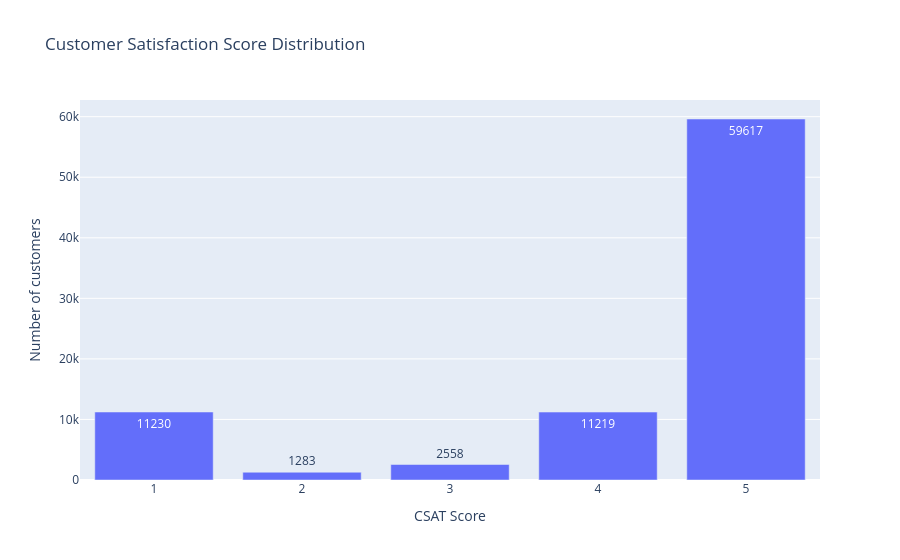

Notebook code cell kept with this figure:
### Markdown cell above
## Cell 7 — CSAT score distribution
This chart shows the number of records for each original CSAT score.

### Code cell
csat_counts = df["CSAT Score"].value_counts().sort_index().reset_index()
csat_counts.columns = ["CSAT Score", "Customers"]

fig = px.bar(
    csat_counts, x="CSAT Score", y="Customers",
    title="Customer Satisfaction Score Distribution",
    text="Customers"
)
fig.update_layout(xaxis_title="CSAT Score", yaxis_title="Number of customers")
fig.show()

### Figure 1 — Plotly figure (JSON) as saved in the notebook; plotly's stock layout.template omitted (floating-point values rounded to 4 significant figures)
{"data": [{"hovertemplate": "CSAT Score=%{x}<br>Customers=%{text}<extra></extra>", "legendgroup": "", "marker": {"color": "#636efa", "pattern": {"shape": ""}}, "name": "", "orientation": "v", "showlegend": false, "text": [11230.0, 1283.0, 2558.0, 11220.0, 59620.0], "textposition": "auto", "type": "bar", "x": [1, 2, 3, 4, 5], "xaxis": "x", "y": [11230, 1283, 2558, 11219, 59617], "yaxis": "y"}], "layout": {"barmode": "relative", "legend": {"tracegroupgap": 0}, "title": {"text": "Customer Satisfaction Score Distribution"}, "xaxis": {"anchor": "y", "domain": [0, 1], "title": {"text": "CSAT Score"}}, "yaxis": {"anchor": "x", "domain": [0, 1], "title": {"text": "Number of customers"}}}}
